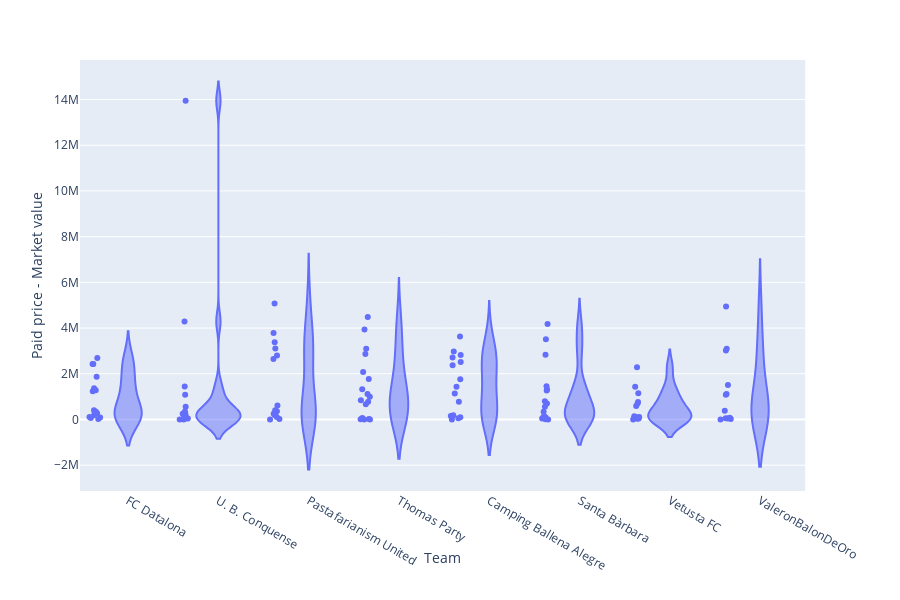

Notebook cell for this chart:
### Code cell
fig = px.violin(player_transfers.loc[player_transfers.team != "Bayern de Segunda"], y="increment", x="team", points="all", hover_name="player")
fig.update_yaxes(title_text='Paid price - Market value')
fig.update_xaxes(title_text='Team')
fig.show()

### Figure 1 — Plotly figure (JSON) as saved in the notebook; plotly's stock layout.template omitted (floating-point values rounded to 4 significant figures)
{"data": [{"alignmentgroup": "True", "box": {"visible": false}, "hoverlabel": {"namelength": 0}, "hovertemplate": "<b>%{hovertext}</b><br><br>team=%{x}<br>increment=%{y}", "hovertext": ["Ter Stegen", "Neto", "Sergi Roberto", "Hugo Mallo", "Ferland Mendy", "Raíllo", "Pere Pons", "Rubén Pérez", "Vitolo", "Lucas Vázquez", "Roque Mesa", "Barrenetxea", "Fede Valverde", "Borja Iglesias", "Vinícius", "Dembélé", "Rubén Blanco", "Zaldua", "Rubén Duarte", "Joan Sastre", "Javi López", "Odriozola", "Mathías Olivera", "Portillo", "Camarasa", "Fran Beltrán", "Riqui Puig", "Messi", "Rodrigo", "Gameiro", "Sobrino", "Cillessen", "Yuri", "Alberto Moreno", "Germán Sánchez", "Arbilla", "Rodrigo Ely", "Francis", "Campaña", "Yokuslu", "Szymanowski", "Pione Sisto", "Iago Aspas", "Williams", "Gerard Moreno", "Vaclík", "Oier Olazábal", "Varane", "Djené", "Pedraza", "Felipe Monteiro", "Renan Lodi", "Sidnei", "Aridane Hernández", "Todibo", "James Rodríguez", "Óliver Torres", "Iturraspe", "Portu", "Santi Mina", "Luuk de Jong", "Nolito", "Sergio Álvarez", "Siovas", "Damián Suárez", "Coke", "Mario Gaspar", "Orellana", "Saúl", "Banega", "William Carvalho", "Granero", "Kang-in Lee", "Recio", "Ekambi", "Wu Lei", "Matías Vargas", "Manolo Reina", "Ximo Navarro", "David López", "David Costas", "José Antonio Martínez", "Frenkie de Jong", "Koke", "Marc Roca", "Arthur", "Ferrán Torres", "Aleña", "Ángel Rodríguez", "Sandro", "Sergi Guardiola", "Malcom", "De Blasis", "Beauvue", "Herrerín", "Garay", "Yeray", "Diego Llorente", "Piccini", "Capa", "Cabaco", "Aleix Febas", "Cáseres", "Willian José", "Lucas Pérez", "Lucas Ocampos", "Lago Junior", "Rubén", "Wass", "Rosales", "Diakhaby", "Kroos", "Bardhi", "Salva Sevilla", "Vesga", "Sergi Enrich", "Sergio León", "Quique González", "Guidetti"], "legendgroup": "", "marker": {"color": "#636efa"}, "name": "", "offsetgroup": "", "orientation": "v", "points": "all", "scalegroup": "True", "showlegend": false, "type": "violin", "x": ["FC Datalona", "FC Datalona", "FC Datalona", "FC Datalona", "FC Datalona", "FC Datalona", "FC Datalona", "FC Datalona", "FC Datalona", "FC Datalona", "FC Datalona", "FC Datalona", "FC Datalona", "FC Datalona", "FC Datalona", "FC Datalona", "U. B. Conquense", "U. B. Conquense", "U. B. Conquense", "U. B. Conquense", "U. B. Conquense", "U. B. Conquense", "U. B. Conquense", "U. B. Conquense", "U. B. Conquense", "U. B. Conquense", "U. B. Conquense", "U. B. Conquense", "U. B. Conquense", "U. B. Conquense", "U. B. Conquense", "Pastafarianism United", "Pastafarianism United", "Pastafarianism United", "Pastafarianism United", "Pastafarianism United", "Pastafarianism United", "Pastafarianism United", "Pastafarianism United", "Pastafarianism United", "Pastafarianism United", "Pastafarianism United", "Pastafarianism United", "Pastafarianism United", "Pastafarianism United", "Thomas Party", "Thomas Party", "Thomas Party", "Thomas Party", "Thomas Party", "Thomas Party", "Thomas Party", "Thomas Party", "Thomas Party", "Thomas Party", "Thomas Party", "Thomas Party", "Thomas Party", "Thomas Party", "Thomas Party", "Thomas Party", "Thomas Party", "Camping Ballena Alegre", "Camping Ballena Alegre", "Camping Ballena Alegre", "Camping Ballena Alegre", "Camping Ballena Alegre", "Camping Ballena Alegre", "Camping Ballena Alegre", "Camping Ballena Alegre", "Camping Ballena Alegre", "Camping Ballena Alegre", "Camping Ballena Alegre", "Camping Ballena Alegre", "Camping Ballena Alegre", "Camping Ballena Alegre", "Camping Ballena Alegre", "Santa Bàrbara", "Santa Bàrbara", "Santa Bàrbara", "Santa Bàrbara", "Santa Bàrbara", "Santa Bàrbara", "Santa Bàrbara", "Santa Bàrbara", "Santa Bàrbara", "Santa Bàrbara", "Santa Bàrbara", "Santa Bàrbara", "Santa Bàrbara", "Santa Bàrbara", "Santa Bàrbara", "Santa Bàrbara", "Santa Bàrbara", "Vetusta FC", "Vetusta FC", "Vetusta FC", "Vetusta FC", "Vetusta FC", "Vetusta FC", "Vetusta FC", "Vetusta FC", "Vetusta FC", "Vetusta FC", "Vetusta FC", "Vetusta FC", "Vetusta FC", "ValeronBalonDeOro", "ValeronBalonDeOro", "ValeronBalonDeOro", "ValeronBalonDeOro", "ValeronBalonDeOro", "ValeronBalonDeOro", "ValeronBalonDeOro", "ValeronBalonDeOro", "ValeronBalonDeOro", "ValeronBalonDeOro", "ValeronBalonDeOro", "ValeronBalonDeOro"], "x0": " ", "xaxis": "x", "y": [1240658, 60810, 1870528, 2425110, 2688060, 25120, 407440, 310880, 343500, 183456, 90508, 270423, 104321, 2432460, 1370394, 1280759, 249700, 1440000, 30000, 190000, 270000, 40000, 150000, 560000, 350000, 20000, 0, 13950000, 4290000, 1079804, 0, 2800023, 3380000, 610009, 360003, 250022, 110001, 51, 2650000, 400002, 190999, 19495, 3780003, 5070006, 3110006, 2870000, 1120000, 3940000, 4480000, 780000, 2080000, 840000, 60000, 10000, 2000, 1000000, 1320000, 0, 670000, 3100000, 1770000, 20000, 100, 2710000, 2820000, 1140000, 149900, 2520005, 3630000, 1430000, 2970000, 780500, 99900, 180000, 1760005, 2370000, 49995, 130000, 1454990, 83030, 559500, 0, 2837310, 4179640, 1309090, 3510880, 333030, 1272440, 703820, 796100, 120000, 40000, 10000, 110360, 589000, 2290000, 1430000, 700000, 40000, 139900, 30000, 109999, 0, 1150000, 40000, 760001, 100000, 381000, 1110000, 1509000, 4000, 4943000, 3094000, 40000, 50000, 3024000, 1080000, 20000, 71000], "y0": " ", "yaxis": "y"}], "layout": {"height": 600, "legend": {"tracegroupgap": 0}, "margin": {"t": 60}, "violinmode": "group", "xaxis": {"anchor": "y", "domain": [0, 0.98], "title": {"text": "Team"}}, "yaxis": {"anchor": "x", "domain": [0, 1], "title": {"text": "Paid price - Market value"}}}}
